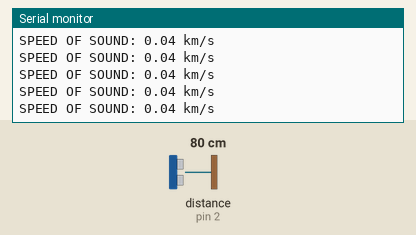
Bench run of a sketch on a simulated Arduino Uno, built with avr-gcc and run on an emulated ATmega328P. Shown: the last lines printed to the serial monitor. Wiring (inferred from the names in the program): ultrasonic range finder: trigger pin 3; echo pin 2. Inputs (shaded band) come from the test bench; at power-on: distance to the obstacle (sensor on pin 2) 80 cm. The echo pulse lasts 58.3 µs per cm.

Above: at 1.2 s.
1.3 s: distance to the obstacle (sensor on pin 2) set to 2 cm
At 2.4 s:
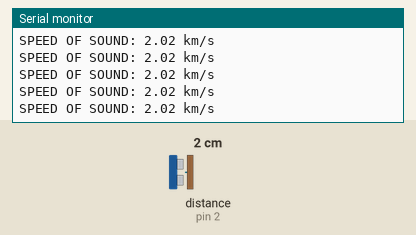
4.3 s: distance to the obstacle (sensor on pin 2) set to 120 cm
At 5.2 s:
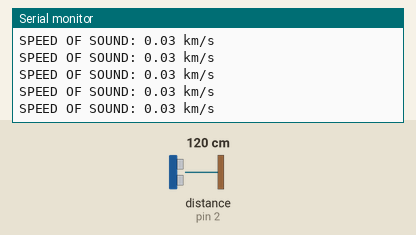
7.3 s: distance to the obstacle (sensor on pin 2) set to 35 cm
At 8.4 s:
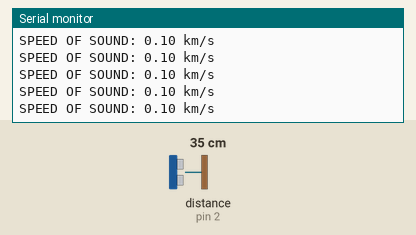
13.3 s: distance to the obstacle (sensor on pin 2) set to 4 cm
At 14.1 s:
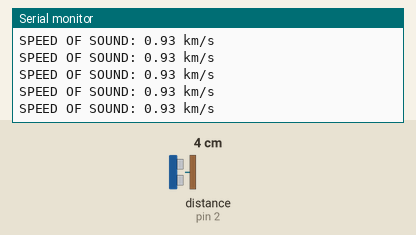
16.3 s: distance to the obstacle (sensor on pin 2) set to 60 cm
At 17.2 s:
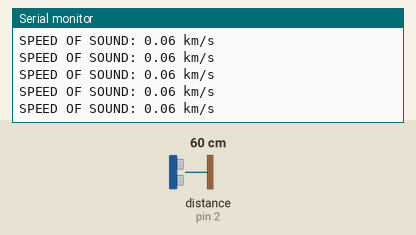
Timing chart, 0 to 19.3 s (numbered marks = the images above; inputs shaded):
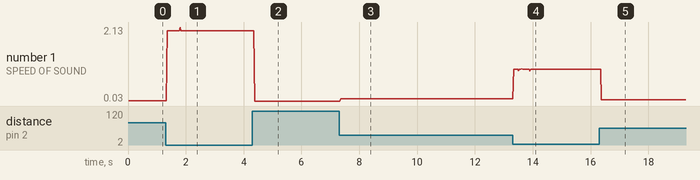

The sketch:

measuring-speed-of-sound.ino.ino
```cpp
int echoPin = 2;
int triggerPin = 3;
float pingTravelTime;
float speedOfSound;
float targetDistance = 10.0; // The distance to the target object in cm

void setup() {
  // put your setup code here, to run once:
  pinMode(triggerPin, OUTPUT);
  pinMode(echoPin, INPUT);

  Serial.begin(9600);
}

void loop() {
  // put your main code here, to run repeatedly:
  sendPing();
  pingTravelTime = pulseIn(echoPin, HIGH);    // in microseconds
  delay(25);

  speedOfSound = 2*targetDistance / pingTravelTime;   // in cm per microsecond
  speedOfSound = speedOfSound * 10;   // in km per second

  Serial.print("SPEED OF SOUND: ");
  Serial.print(speedOfSound);
  Serial.println(" km/s");
}

void sendPing() {
  digitalWrite(triggerPin, LOW);
  delayMicroseconds(10);
  digitalWrite(triggerPin, HIGH);
  delayMicroseconds(10);
  digitalWrite(triggerPin, LOW);
}
```

Measured:
- after the input at 1.3 s, the serial monitor: prints a new line after 0.05 s (image 1)
- after the input at 4.3 s, the serial monitor: prints a new line after 0.08 s (image 2)
- after the input at 7.3 s, the serial monitor: prints a new line after 0.05 s (image 3)
- after the input at 13.3 s, the serial monitor: prints a new line at once (image 4)
- after the input at 16.3 s, the serial monitor: prints a new line after 0.07 s (image 5)
- plotted number 1: 0.04 → 2.02 after the input at 1.3 s, 2.02 → 0.03 after the input at 4.3 s, 0.03 → 0.1 after the input at 7.3 s, 0.1 → 0.93 after the input at 13.3 s, 0.93 → 0.06 after the input at 16.3 s
